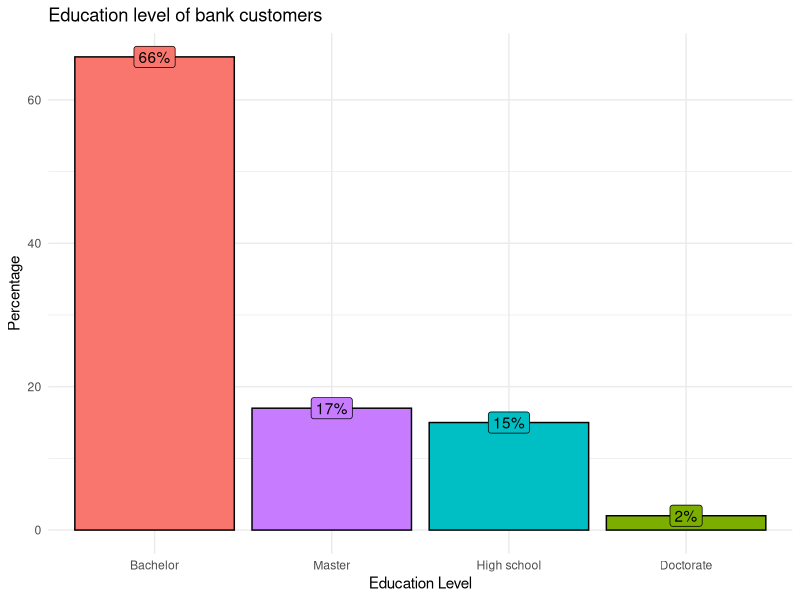
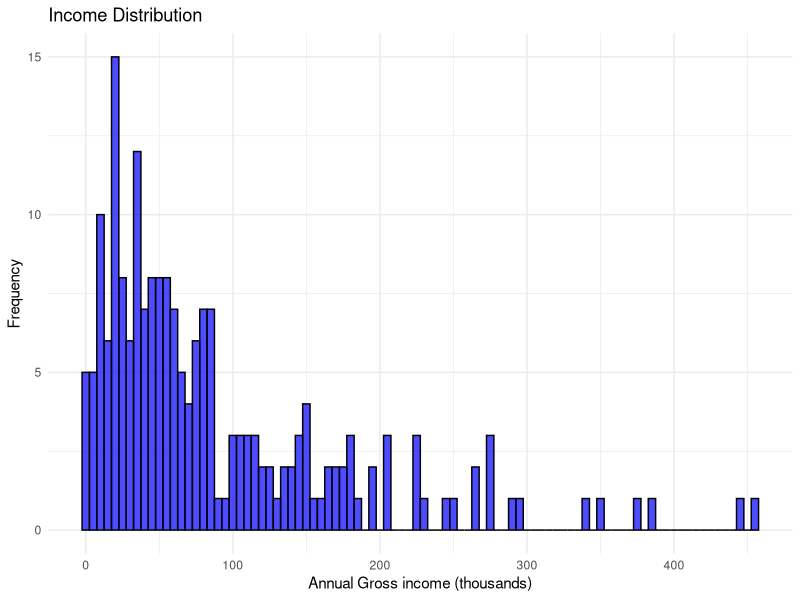
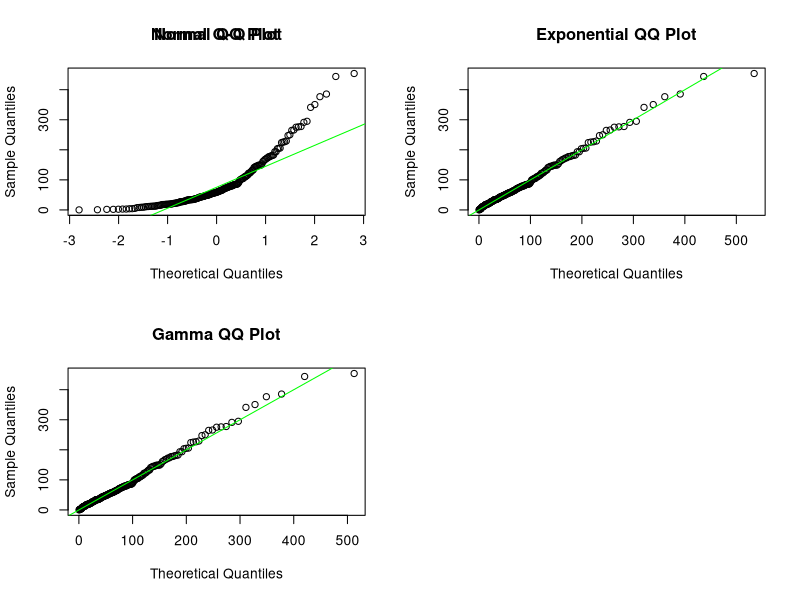
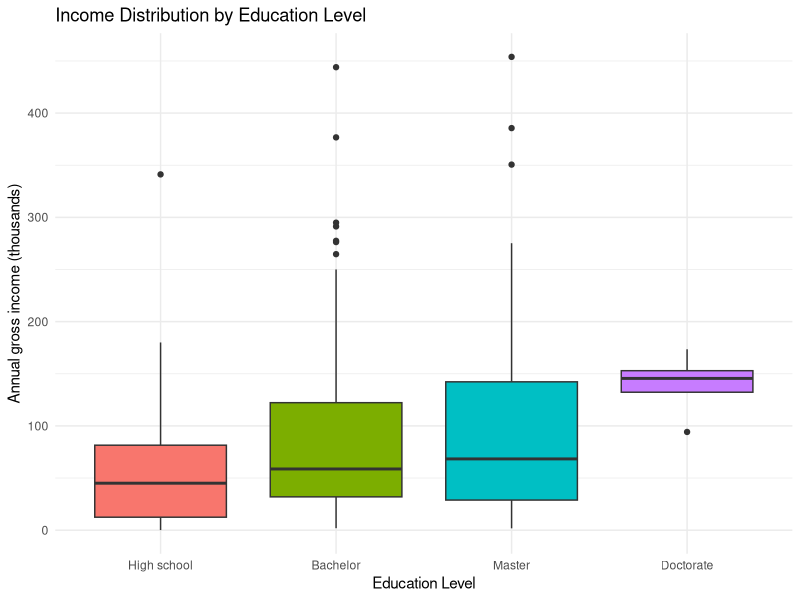
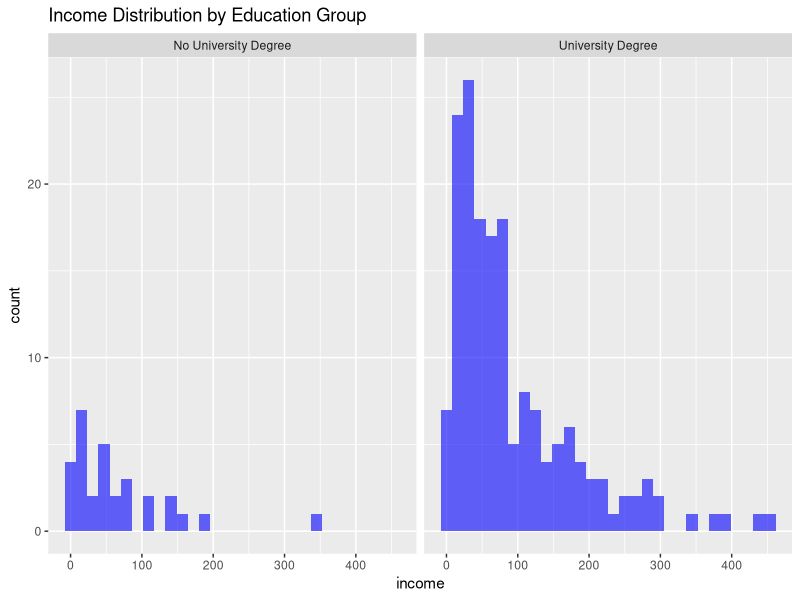

Reproduce these figures in R, in order.
## ---- chunk 1
# Load necessary libraries
library(tidyverse)
library(kableExtra)
library(fitdistrplus)

# Load the dataset
data <- read_csv("data/banksurvey.csv")
## ---- chunk 2

# Descriptive bar plot
data %>% 
  group_by(education) %>% 
  summarise(perc = n()/nrow(data) * 100) %>% 
  as.data.frame() %>% 
  ggplot(aes(x = fct_reorder(education, -perc), 
             y = perc, 
             fill = education)) + 
  geom_col(color = "black") + 
  theme_minimal() + 
  labs(x = "Education Level", 
       y = "Percentage", 
       title = "Education level of bank customers") + 
  geom_label(aes(label = paste0(perc, "%"), 
                 vjust = 0.5)) + 
  guides(fill = "none")

## ---- chunk 3
# Histogram of incomes
ggplot(data, aes(x = income)) + 
  geom_histogram(binwidth = 5, fill = "blue", color = "black", alpha = 0.7) +
  labs(title = "Income Distribution", x = "Annual Gross income (thousands)", y = "Frequency") +
  theme_minimal()

## ---- chunk 4
# Descriptive statistics
summary_stats <- data |>
  summarize(
    Mean = round(mean(income), 1),
    Median = median(income),
    SD = round(sd(income), 1),
    Min = min(income),
    Max = max(income)
  )

kable(summary_stats, 
      caption = "Statistics of annual gross income of bank customers (thousands)")
## ---- chunk 5
# Fit normal distribution
fit_norm <- fitdist(data$income, "norm")
# Fit exponential distribution
fit_exp <- fitdist(data$income, "exp")
# Fit gamma distribution
fit_gamma <- fitdist(data$income, "gamma")

# Normal distribution summary
tibble(Parameter = c("Mean", "Standard Deviation"), 
       Estimate = fit_norm$estimate, 
       'Standard Error' = fit_norm$sd) %>% 
  kable(caption = "Maximum likelihood estimates of fitted normal distribution model")

# Exponential distribution summary
tibble(Parameter = "Rate", 
       Estimate = fit_exp$estimate, 
       'Standard Error' = fit_exp$sd) %>% 
  kable(caption = "Maximum likelihood estimates of fitted exponential distribution model")

# Gamma distribution summary
tibble(Parameter = c("Shape", "Rate"), 
       Estimate = fit_gamma$estimate, 
       'Standard Error' = fit_gamma$sd) %>% 
  kable(caption = "Maximum likelihood estimates of fitted gamma distribution model")

## ---- chunk 6
# QQ plots for the normal, exponential, and gamma distributions
par(mfrow = c(2, 2)) # Set up plot window for multiple plots

# QQ plot for normal distribution
qqnorm(data$income)
qqline(data$income,col = "green")
title("Normal QQ Plot")

# QQ plot for exponential distribution
qqplot(qexp(ppoints(length(data$income)), 
            rate = fit_exp$estimate), 
       sort(data$income), 
       xlab = "Theoretical Quantiles", 
       ylab = "Sample Quantiles")
abline(0, 1,col = "green")
title("Exponential QQ Plot")

# QQ plot for gamma distribution
qqplot(qgamma(ppoints(length(data$income)), 
              shape = fit_gamma$estimate[1], 
              rate = fit_gamma$estimate[2]), 
       sort(data$income), 
       xlab = "Theoretical Quantiles", 
       ylab = "Sample Quantiles")
abline(0, 1,col = "green")
title("Gamma QQ Plot")

## ---- chunk 7
# Recode education levels into two groups: "University Degree" vs "No University Degree"
data <- data |>
  mutate(education_group = ifelse(education %in% c("Bachelor", "Master", "Doctorate"), 
                                  "University Degree", "No University Degree"))

# Group summary of income by education group
income_education_summary <- data |>
  group_by(education_group) |>
  summarise(mean_income = round(mean(income), 1), 
            sd_income = round(sd(income), 1), 
            n = n())

kable(income_education_summary, 
      caption = "Income comparison of university degree holders")

## ---- chunk 8
# Order education levels
data$education <- factor(data$education, 
                         levels = c("High school", 
                                    "Bachelor", 
                                    "Master", 
                                    "Doctorate"))

# Boxplot comparing income across all education levels
ggplot(data, aes(x = education, y = income, fill = education)) +
  geom_boxplot() +
  theme_minimal() + 
  ggtitle('Income Distribution by Education Level') +
  xlab('Education Level') +
  ylab('Annual gross income (thousands)') + 
  guides(fill = "none")
## ---- chunk 9
# Subset data into two groups
university_graduates <- data |> filter(education_group == "University Degree")
non_graduates <- data |> filter(education_group == "No University Degree")

# Calculate the mean difference and confidence interval
mean_diff <- mean(university_graduates$income) - mean(non_graduates$income)

# Perform a t-test to get the confidence interval
t_test_result <- t.test(university_graduates$income, non_graduates$income, var.equal = FALSE)

# Print the results
kable(round(mean_diff, 1), 
      caption = "Difference in mean income (thousands)", 
      col.names = "")

kable(round(t_test_result$conf.int, 1), 
      caption = "95% confidence interval of difference in mean income (thousands)", 
      col.names = "")

## ---- chunk 10
# Histograms to check normality
ggplot(data, aes(x = income)) +
  geom_histogram(bins = 30, fill = 'blue', alpha = 0.6) +
  facet_wrap(~education_group) +
  ggtitle('Income Distribution by Education Group')

# Check the sample sizes of each group
table(data$education_group) %>% 
  kable(col.names = c("Education level", "Count"), 
        caption = "Sample size of education groups")
